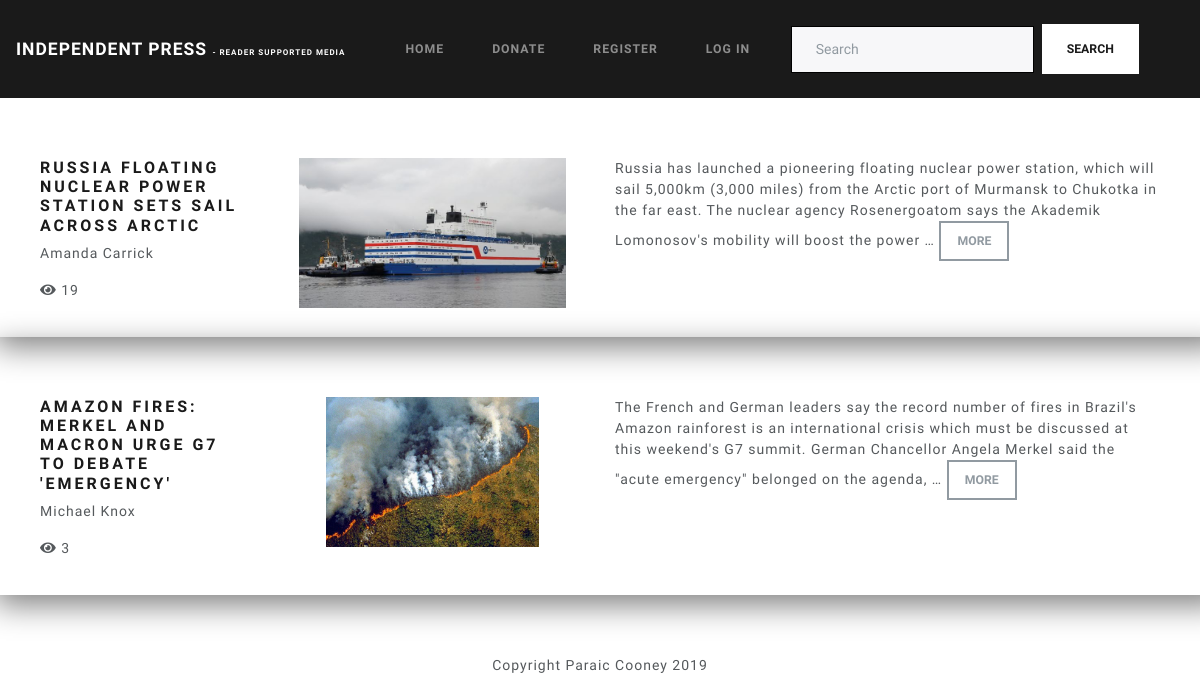
The app's page /articles/, older data.
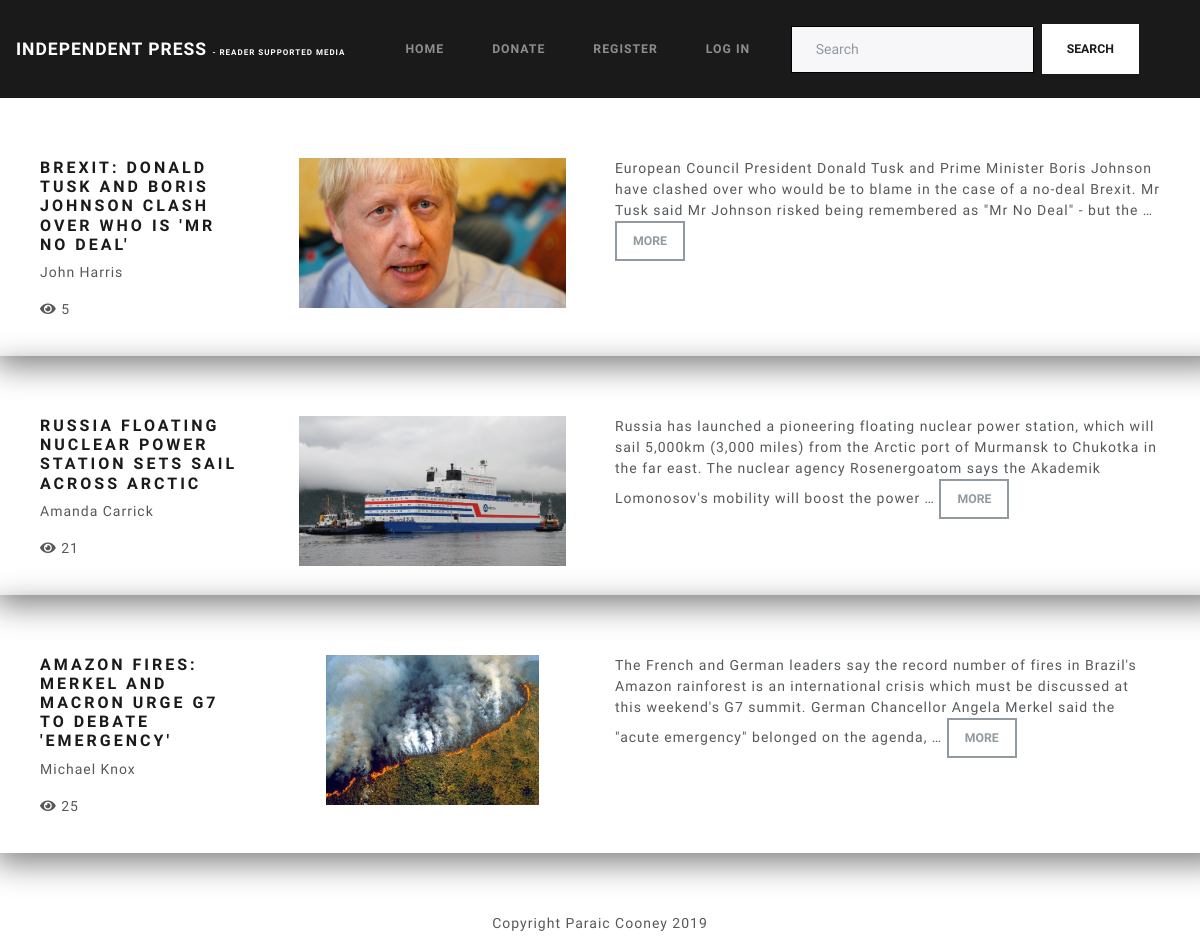
The same page, newer data.
### articles/models.py (models this page shows, shortened)
class Article(models.Model):
    headline = models.CharField(max_length=254, default='')
    author = models.CharField(max_length=50, default='')
    content = models.TextField()
    created_date = models.DateTimeField(auto_now_add=True)
    published_date = models.DateTimeField(blank=True, null=True, default=timezone.now)
    views = models.IntegerField(default=0)
    tag = models.CharField(max_length=100, blank=True, null=True)
    image = models.ImageField(upload_to='images')

### articles/views.py (the view)
def all_articles(request):
    articles = Article.objects.all().order_by('-published_date')
    return render(request, "index.html", {"articles": articles})

### articles/templates/index.html
{% extends 'base.html' %}
{% block content %}
{% if  articles %}
{% for article in articles %}
<div class="row article-row">
    <div class="col-sm-12 col-md-6">
        <div class="row">
        <div class="col-5">
            {% if  article.headline|length >= 90 %}
            <a href="{% url 'full_article' article.id %}"><h7 class="headline">{{ article.headline }}</h7></a>
            {% elif  article.headline|length >= 70 %}
            <a href="{% url 'full_article' article.id %}"><h6 class="headline">{{ article.headline }}</h6></a>
            {% elif  article.headline|length >= 50 %}
            <a href="{% url 'full_article' article.id %}"><h5 class="headline">{{ article.headline }}</h5></a>
            {% else %}
            <a href="{% url 'full_article' article.id %}"><h4 class="headline">{{ article.headline }}</h4></a>
            {% endif %}
                <p>{{ article.author }}</p>
                <p><i class="fas fa-eye"></i> {{article.views}}</p>
        </div>
        <div class="col-7 article-thumbnail" style="background-image: url('{{ MEDIA_URL }}{{ article.image }}')">
        </div>
        </div>
    </div>
    <div class="article-summary col-6">
        <p>{{ article.content|truncatewords:40 }}
        <a href="{% url 'full_article' article.id %}"><button type="button" class="btn btn-outline-secondary">More</button></a></p>
    </div>
</div>
{% endfor %}
{% else %}
<div class="no-results-row container">
    <h5>No results</h5>
</div>
{% endif %}
{% endblock %}

### templates/base.html (shortened to what this page needs)
{% load staticfiles %}
<!DOCTYPE html>
<html lang="en">
<head>
    <link rel="stylesheet" href="https://stackpath.bootstrapcdn.com/bootswatch/4.3.1/lux/bootstrap.min.css">
    <link rel="stylesheet" href="https://use.fontawesome.com/releases/v5.8.2/css/all.css" type="text/css" />
    <link rel="stylesheet" href="{% static 'css/custom.css' %}">
</head>
<body>
    <nav class="navbar navbar-expand-lg navbar-dark bg-primary">
  <a class="navbar-brand" href="#">Independent Press <span class="navbar-subheading">- reader supported media</span></a>
  <div class="collapse navbar-collapse" id="navbarColor01">
    <ul class="navbar-nav mr-auto">
      <li class="nav-item">
        <a class="nav-link" href="{% url 'index' %}">Home</a>
      </li>
      <li class="nav-item">
        <a class="nav-link" href="{% url 'donate' %}">Donate</a>
      </li>
      {% if user.is_authenticated %}
                        <li class="nav-item">
                            <a class="nav-link" href="{% url 'profile' %}">Profile</a>
                        </li>
                        <li class="nav-item">
                            <a class="nav-link" href="{% url 'logout' %}">Log out</a>
                        </li>
                    {%  else %}
                        <li class="nav-item">
                            <a class="nav-link" href="{% url 'registration' %}">Register</a>
                        </li>
                        <li class="nav-item">
                            <a class="nav-link" href="{% url 'login' %}">Log in</a>
                        </li>
      {% endif %}
    </ul>
    <form action="{% url 'search' %}" method="get" class="form-inline my-2 my-lg-0">
      <input class="form-control mr-sm-2" type="text" placeholder="Search" name="search">
      <button class="btn btn-secondary my-2 my-sm-0" type="submit">Search</button>
    </form>
  </div>
</nav>
{% block content %} {% endblock %}
    <footer>
        <div class="container">
            <p>Copyright Paraic Cooney 2019</p>
        </div>
    </footer>
</body>
</html>

### static/css/custom.css (style rules this page uses)
.navbar-subheading { font-size: 8px; }
.article-thumbnail, .article-picture { background-size: contain; background-position: center center; background-repeat: no-repeat; }
.article-thumbnail { width: 150px; height: 150px; float: right; }
.article-row { max-height: 45vh; overflow:hidden; padding: 60px 40px 20px 40px; box-shadow:10px 10px 30px grey; }
#navbarColor01 { padding-left:20px; }
.btn-outline-secondary { padding: 6px 16px 6px 16px; }
footer { padding-top: 60px; text-align: center; }
form { width: 50%; }
.form-control { border:1px solid black; }
.article-summary { display:none; }
@media screen and (min-width:768px) { .article-summary { display:block!important; } }

Row changes from the older to the newer data that the page shows:
added Article: headline "BREXIT: DONALD TUSK AND BORIS JOHNSON CLASH OVER WHO IS 'MR NO DEAL'", author "John Harris", views "5", image (picture), content "European Council President Donald Tusk and Prime Minister Boris Johnson have clashed over who would be to blame in the case of a no-deal Brexit. Mr Tusk said Mr Johnson risked being remembered as \"Mr No Deal\" - but the …"
changed Article "RUSSIA FLOATING NUCLEAR POWER STATION SETS SAIL ACROSS ARCTIC": views "19" → "21"
changed Article "AMAZON FIRES: MERKEL AND MACRON URGE G7 TO DEBATE 'EMERGENCY'": views "3" → "25"
